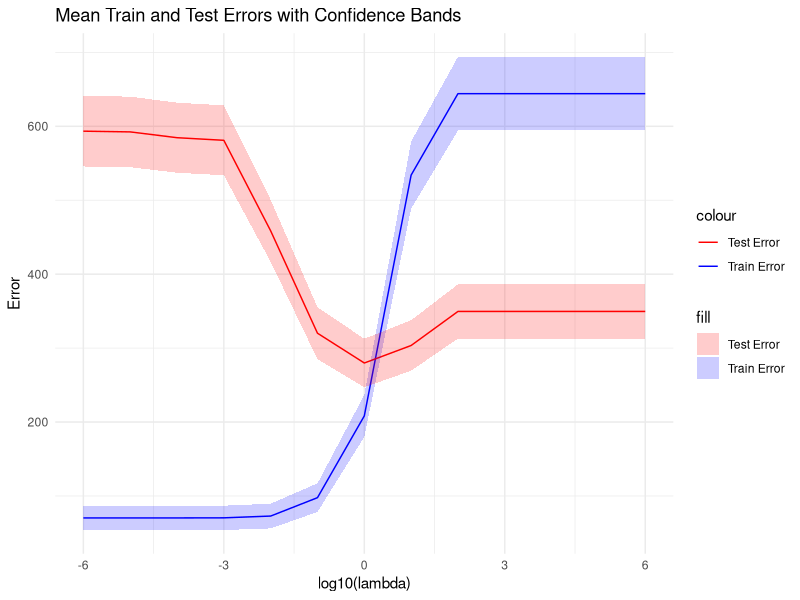
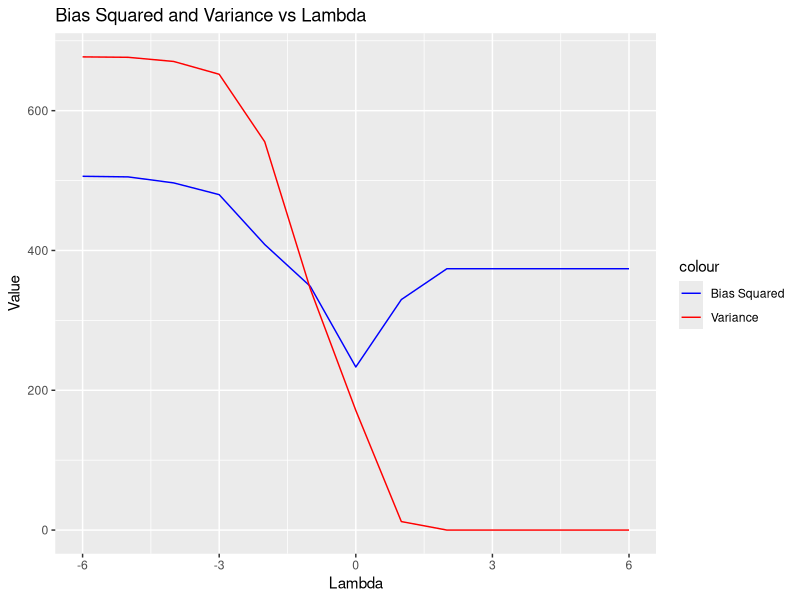
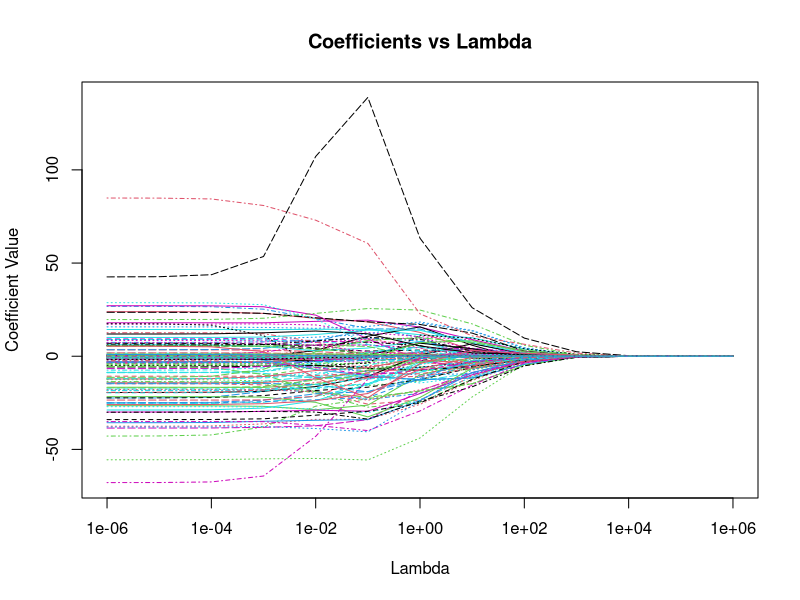

Here is the R script that generated these plots, in order:
# Load necessary libraries
library(readxl)
library(dplyr)
library(tidyr)
library(caret)
library(glmnet)
library(ggplot2)
library(reshape2)

# Load the data
setwd("C:/Users/Karan/Desktop/Dissertation")
data <- read_excel("Player_Valuation.xlsx")

# Remove rows with missing values
data_clean <- na.omit(data)

# Separate predictors and response
X <- data_clean %>% select(-Ranking, -Player, -Market_Value)
y <- data_clean$Market_Value

# Encode categorical variables
X_encoded <- model.matrix(~., data = X)

prop_train_examples <- 0.6

# Split the data
set.seed(42)
trainIndex <- createDataPartition(y, p = prop_train_examples, list = FALSE)
X_train_val <- X_encoded[trainIndex,]
y_train_val <- y[trainIndex]
X_test <- X_encoded[-trainIndex,]
y_test <- y[-trainIndex]

trainIndex <- createDataPartition(y_train_val, p = 0.75, list = FALSE)
X_train <- X_train_val[trainIndex,]
y_train <- y_train_val[trainIndex]
X_val <- X_train_val[-trainIndex,]
y_val <- y_train_val[-trainIndex]

# Range of lambda values
lambdas <- 10^seq(-6, 6, by = 1)

# Data frame to store results
results <- data.frame()

# Loop through lambda values
for (alpha in lambdas) {
  model <- glmnet(X_train, y_train, alpha = 1, lambda = alpha)
  
  # Train and Test Errors
  train_pred <- predict(model, X_train)
  test_pred <- predict(model, X_test)
  train_error <- mean((y_train - train_pred)^2)
  test_error <- mean((y_test - test_pred)^2)
  
  # Bias Squared and Variance
  predictions <- predict(model, X_val)
  bias_sq <- mean((y_val - predictions)^2)
  variance <- mean((predictions - mean(predictions))^2)
  
  # Add to results data frame
  results <- rbind(results, data.frame(Lambda=alpha, TrainError=train_error, TestError=test_error, BiasSquared=bias_sq, Variance=variance))
}

# Plot Train and Test Errors vs Lambda (with confidence bands)
ggplot(results, aes(x=log10(Lambda))) +
  geom_line(aes(y=TrainError, color="Train Error")) +
  geom_line(aes(y=TestError, color="Test Error")) +
  geom_ribbon(aes(ymin=TrainError-1.96*sqrt(TrainError), ymax=TrainError+1.96*sqrt(TrainError), fill="Train Error"), alpha=0.2) +
  geom_ribbon(aes(ymin=TestError-1.96*sqrt(TestError), ymax=TestError+1.96*sqrt(TestError), fill="Test Error"), alpha=0.2) +
  scale_color_manual(values = c("Train Error" = "blue", "Test Error" = "red")) +
  scale_fill_manual(values = c("Train Error" = "blue", "Test Error" = "red")) +
  labs(x = "log10(lambda)", y = "Error", title = "Mean Train and Test Errors with Confidence Bands") +
  theme_minimal() 

# Plot Bias Squared and Variance vs Lambda
ggplot(results, aes(x=log10(Lambda))) +
  geom_line(aes(y=BiasSquared, color="Bias Squared")) +
  geom_line(aes(y=Variance, color="Variance")) +
  labs(title="Bias Squared and Variance vs Lambda", x="Lambda", y="Value") +
  scale_color_manual(values=c("Bias Squared"="blue", "Variance"="red"))


# Initialize a matrix to store coefficients
coefficients <- matrix(0, nrow=length(lambdas), ncol=ncol(X_encoded))

# Loop through lambda values to collect coefficients
for (i in seq_along(lambdas)) {
  alpha <- lambdas[i]
  model <- glmnet(X_train, y_train, alpha = 0, lambda = alpha)
  coefficients[i,] <- as.numeric(coef(model)[-1]) # Removing intercept
}

# Plot Coefficients vs Lambda using matplot
matplot(lambdas, coefficients, type="l", log="x", xlab="Lambda", ylab="Coefficient Value", main="Coefficients vs Lambda")
